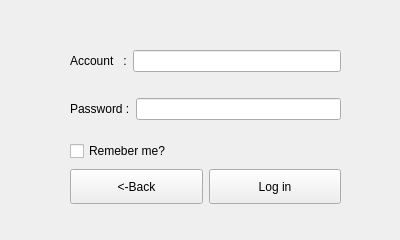
<?xml version="1.0" encoding="UTF-8"?>
<ui version="4.0">
 <class>Form</class>
 <widget class="QWidget" name="Form">
  <property name="geometry">
   <rect>
    <x>0</x>
    <y>0</y>
    <width>400</width>
    <height>240</height>
   </rect>
  </property>
  <property name="minimumSize">
   <size>
    <width>400</width>
    <height>240</height>
   </size>
  </property>
  <property name="maximumSize">
   <size>
    <width>400</width>
    <height>240</height>
   </size>
  </property>
  <property name="windowTitle">
   <string>Login</string>
  </property>
  <widget class="QWidget" name="layoutWidget">
   <property name="geometry">
    <rect>
     <x>70</x>
     <y>30</y>
     <width>271</width>
     <height>111</height>
    </rect>
   </property>
   <layout class="QVBoxLayout" name="verticalLayout">
    <item>
     <layout class="QHBoxLayout" name="horizontalLayout">
      <item>
       <widget class="QLabel" name="label">
        <property name="text">
         <string>Account   :</string>
        </property>
       </widget>
      </item>
      <item>
       <widget class="QLineEdit" name="lineEdit">
        <property name="styleSheet">
         <string notr="true"/>
        </property>
       </widget>
      </item>
     </layout>
    </item>
    <item>
     <layout class="QHBoxLayout" name="horizontalLayout_2">
      <item>
       <widget class="QLabel" name="label_2">
        <property name="text">
         <string>Password :</string>
        </property>
       </widget>
      </item>
      <item>
       <widget class="QLineEdit" name="lineEdit_2"/>
      </item>
     </layout>
    </item>
   </layout>
  </widget>
  <widget class="QCheckBox" name="checkBox">
   <property name="geometry">
    <rect>
     <x>70</x>
     <y>140</y>
     <width>150</width>
     <height>22</height>
    </rect>
   </property>
   <property name="minimumSize">
    <size>
     <width>150</width>
     <height>0</height>
    </size>
   </property>
   <property name="text">
    <string>Remeber me?</string>
   </property>
  </widget>
  <widget class="QWidget" name="">
   <property name="geometry">
    <rect>
     <x>70</x>
     <y>168</y>
     <width>271</width>
     <height>37</height>
    </rect>
   </property>
   <layout class="QHBoxLayout" name="horizontalLayout_3">
    <item>
     <widget class="QPushButton" name="pushButton_3">
      <property name="minimumSize">
       <size>
        <width>120</width>
        <height>35</height>
       </size>
      </property>
      <property name="text">
       <string>&lt;-Back</string>
      </property>
     </widget>
    </item>
    <item>
     <widget class="QPushButton" name="pushButton">
      <property name="minimumSize">
       <size>
        <width>120</width>
        <height>35</height>
       </size>
      </property>
      <property name="text">
       <string>Log in</string>
      </property>
     </widget>
    </item>
   </layout>
  </widget>
 </widget>
 <resources/>
 <connections/>
</ui>
